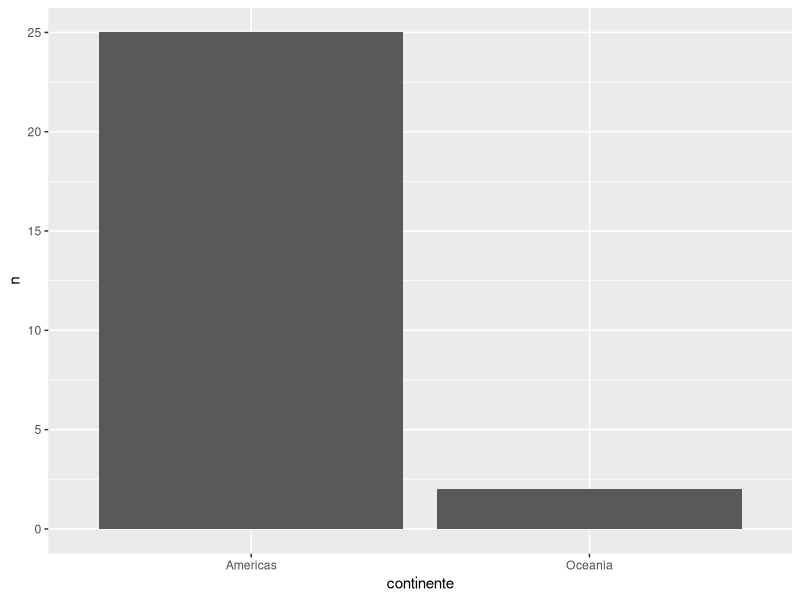

Source code (R):
## ---- chunk 1
knitr::opts_chunk$set(echo = FALSE)
library(readxl)
library(dplyr)
library(ggplot2)
## ---- chunk 2
gapminder <- read_excel("data/gapminder_subset.xlsx")
## ---- chunk 3
gapminder %>% 
  sample_n(10)
## ---- chunk 4
gapminder <- gapminder %>% 
  rename(pais = country,
         continente = continent,
         año = year,
         expectativa_de_vida = lifeExp,
         poblacion = pop,
         pbi_per_capita = gdpPercap)
## ---- chunk 5
gapminder %>% 
  sample_n(10)
## ---- chunk 6
gapminder %>% 
  filter(año == "2007") %>% 
  count(continente)
## ---- chunk 7
gapminder %>% 
  filter(año == "2007") %>% 
  count(continente) %>% 
  ggplot(aes(x = continente, y = n)) +
  geom_col()
